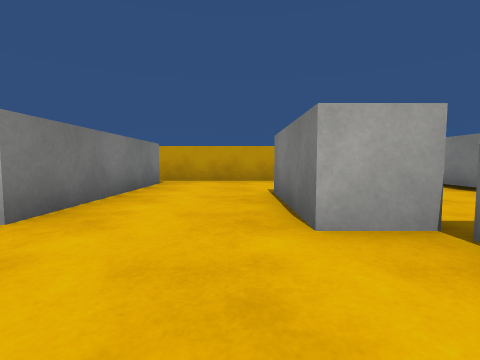
view 1 (above)

22 first-person views from a walk through a scene from a Unity 3-D project. The camera is 0.55 m above the floor, tilts 4° down and sees 85° across. The floor is counted in squares, 1 m on a side. Each view is taken from the middle of a square. On the plan, view 1 faces up. The plan holds only what a view shows up to about 9 squares ahead; the rest is blank. The player is left out. Surface patterns are stand-ins for the level's own textures.

view 2
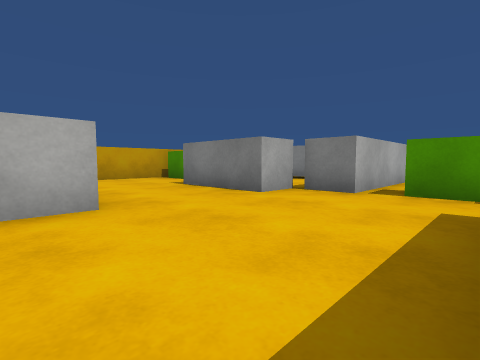

view 3
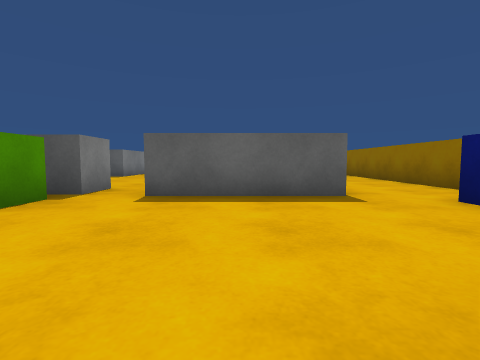

view 4
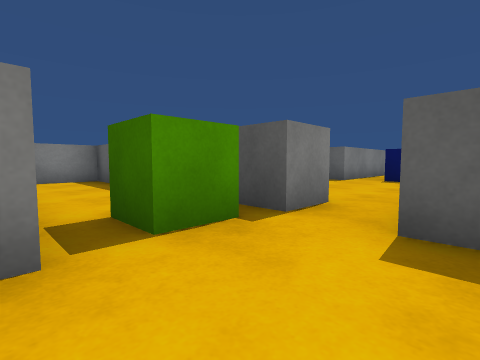

view 5
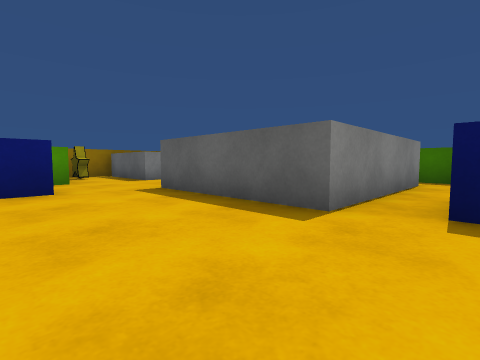

view 6
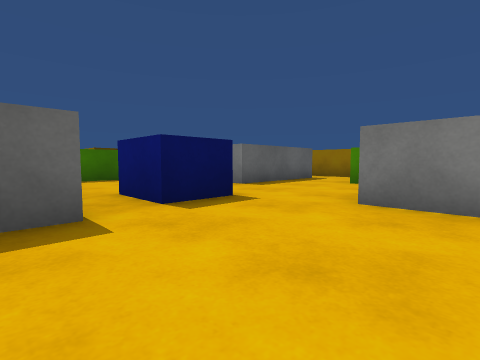

view 7
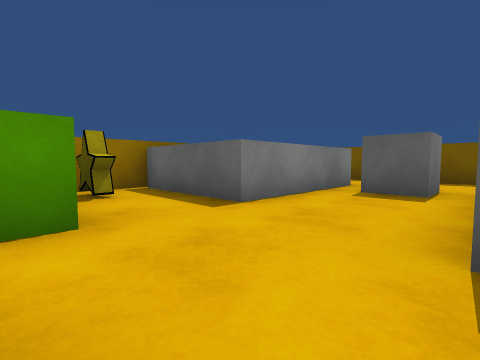

view 8
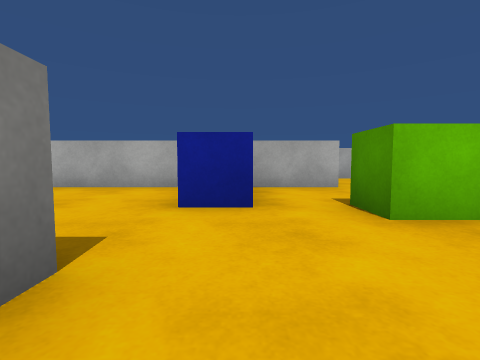

view 9
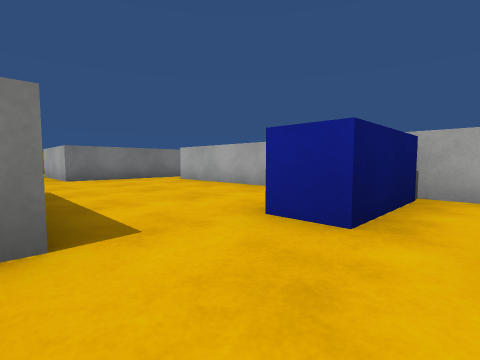

view 10
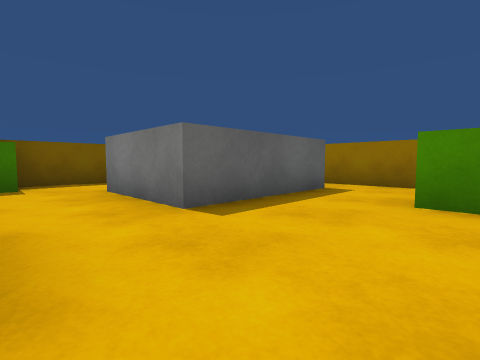

view 11
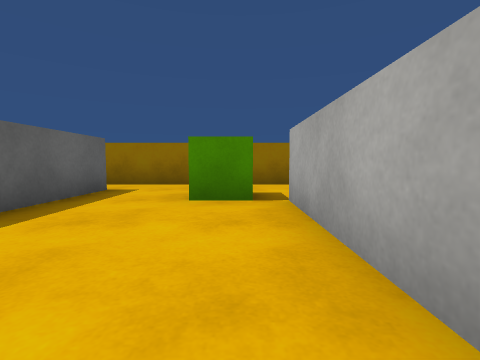

view 12
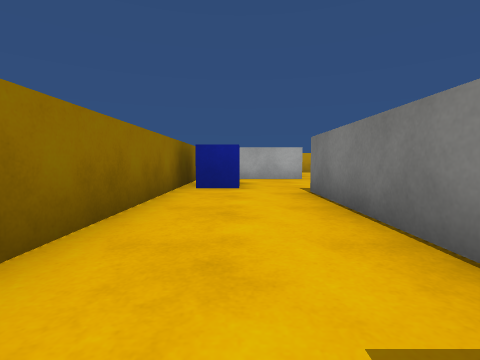

view 13
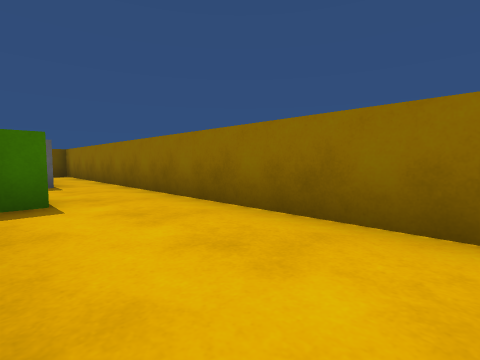

view 14
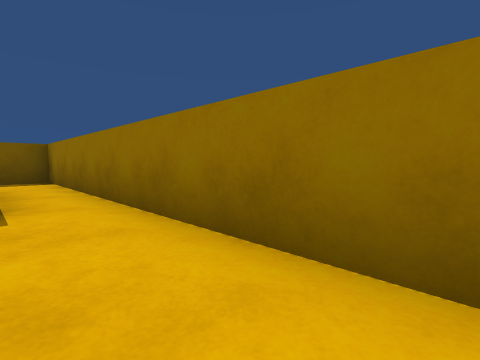

view 15
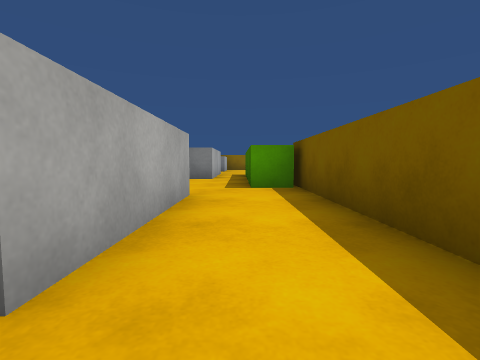

view 16
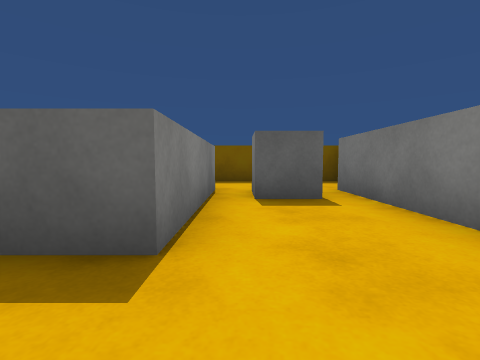

view 17
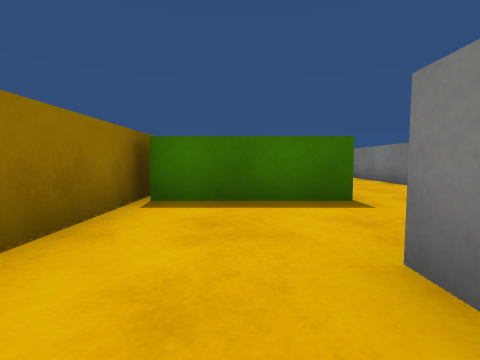

view 18
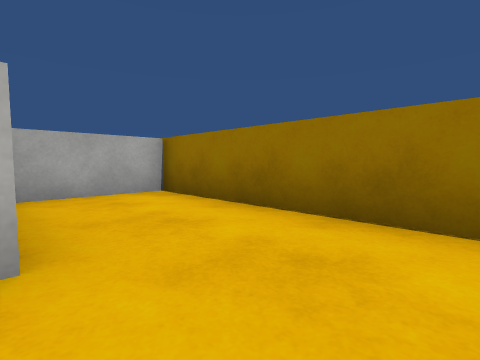

view 19
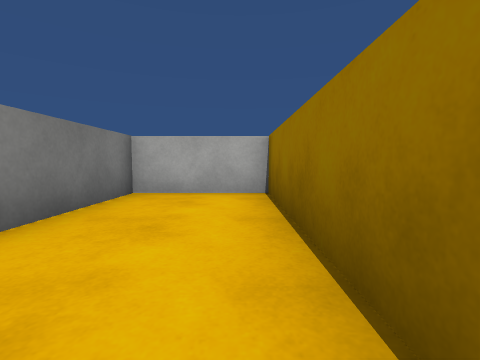

view 20
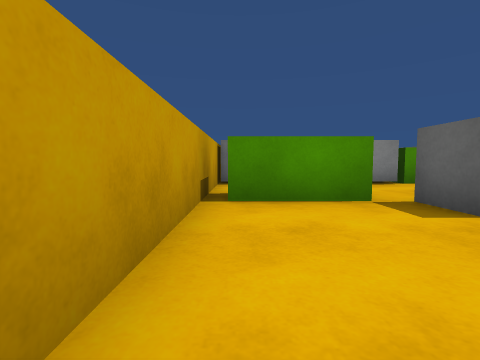

view 21
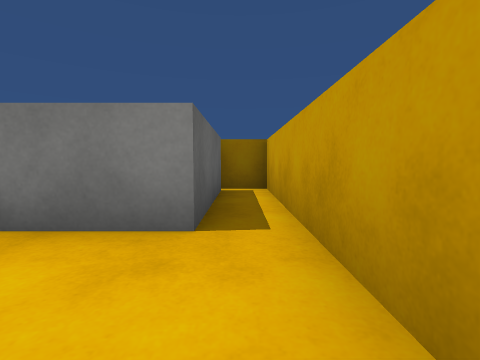

view 22
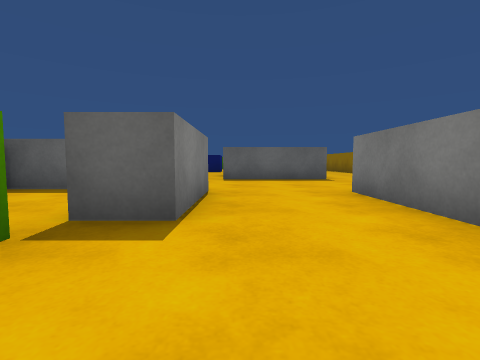

### Floor plan
Points are (right, up) in squares from view 1. A wall is a line through its corners. A room is listed if a view was taken in it or the views show most of it. See-through windows are left out.
Room 1 (views 1, 3, 4, 20, 21, 22)
walls: (4.4, 3.1) (4.4, 5.8); (-1.5, -1.2) (0.6, -1.2); (-4.9, 6.6) (-2, 6.6) (-2, 2.2); (4.4, 7.5) (-5.3, 7.5) (-5.3, 6.5); (5, 0.8) (1.6, 0.8) (1.6, 1.9); (1.6, -2.4) (1.6, -1.4)
ways out: opening at (-2, 0.5) to room 2; opening at (1, -3) to room 2
objects: block (1, 2) to (2, 4); green cube (2, -1) to (3, 0); green block (2, 5) to (2, 7)
Room 2 (views 2, 5, 6, 7, 8, 9, 10, 11, 12, 13, 14, 16)
walls: (0.5, -2.6) (0.5, -5.3) (-2.8, -5.3); (-2.7, -4.6) (-2.7, -1.2) (-1.5, -1.2); (3.3, -11.2) (3.3, -6.7) (7.1, -6.7) (7.1, -11.1); (0.5, -12.2) (3.6, -12.2); (-4.1, -8.6) (-0.7, -8.6) (-0.7, -11.2); (10.4, -5.6) (9.4, -5.6) (9.4, -4.7); (6.2, -13.3) (10.4, -13.3); (10.1, -2.4) (1.6, -2.4); (-5.3, -0.9) (-5.3, -11.6); (9.4, -11.2) (9.4, -7.5) (12.2, -7.5); (-2, 2.2) (-4, 2.2); (12.5, -7.7) (12.5, -5)
ways out: opening at (-2, 0.5) to room 1; opening at (1, -3) to room 1; opening at (-5, -11) to room 3; opening at (0, -11) to room 3; opening at (10, -3.5) to room 4
objects: blue block (-5, 0) to (-4, 1); green cube (-3, -6); blue block (1, -8) to (2, -7); cube (8, -11) to (9, -10); blue block (8, -5) to (8, -3); other object (12, -6)
Room 3 (view 15)
walls: (-5.3, -11.6) (-5.3, -13.3) (1.2, -13.3); (-0.7, -11.2) (-4.1, -11.2); (0.5, -13.2) (0.5, -12.2)
ways out: opening at (-5, -11) to room 2; opening at (0, -11) to room 2
Room 4 (views 17, 18, 19)
walls: (9.4, -4.7) (12.4, -4.7); (12.5, -5) (12.5, 0.6) (10.1, 0.6) (10.1, -2.4)
ways out: opening at (10, -3.5) to room 2

Where each view was taken, in squares from view 1:
view 1: 0 up, 0 right, facing up
view 2: 1 down, 3 left, facing up-right
view 3: 3 up, 1 left, facing down
view 4: 1 up, 0 right, facing down-right
view 5: 4 down, 2 right, facing down-right
view 6: 4 down, 4 right, facing down-left
view 7: 5 down, 7 right, facing down-right
view 8: 8 down, 8 right, facing up
view 9: 7 down, 9 right, facing up-left
view 10: 6 down, 1 right, facing down-left
view 11: 6 down, 1 right, facing left
view 12: 6 down, 4 left, facing up
view 13: 2 down, 3 left, facing down-left
view 14: 5 down, 4 left, facing down-left
view 15: 12 down, 5 left, facing right
view 16: 6 down, 9 right, facing down
view 17: 1 down, 11 right, facing down
view 18: 4 down, 10 right, facing up-right
view 19: 4 down, 12 right, facing up
view 20: 7 up, 2 left, facing right
view 21: 7 up, 0 right, facing left
view 22: 7 up, 0 right, facing down
